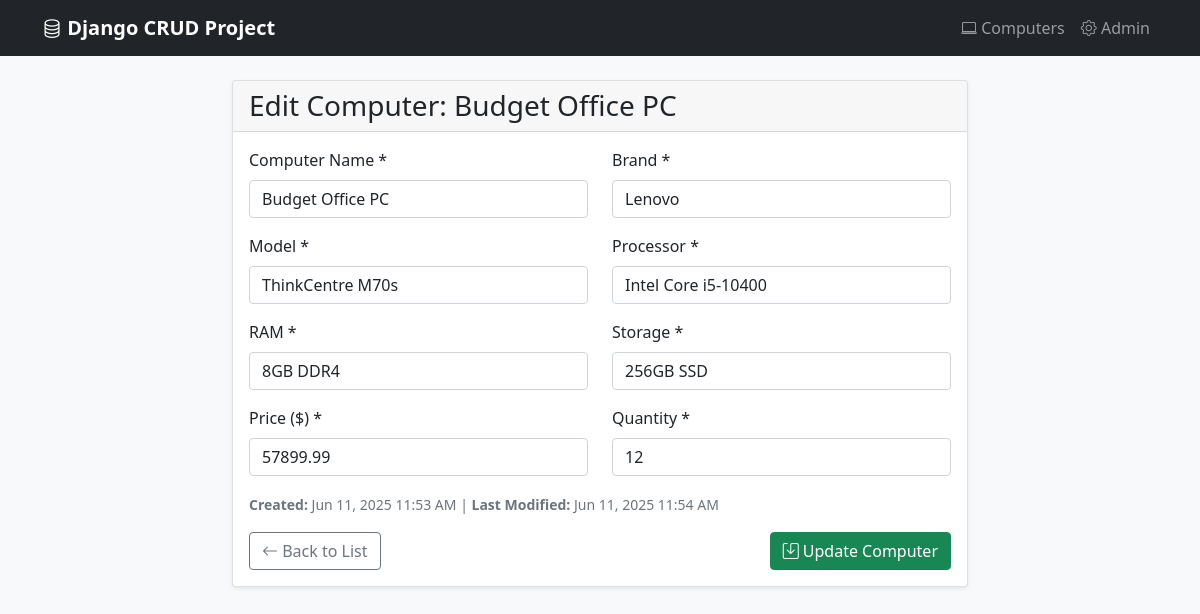
The page /computers/edit/4/ on the database its author committed.
### computerstockapp/models.py (models this page shows, shortened)
class ComputerStock(models.Model):
    computer_name = models.CharField(max_length=100)
    brand = models.CharField(max_length=50)
    model = models.CharField(max_length=50)
    processor = models.CharField(max_length=100)
    ram = models.CharField(max_length=20)
    storage = models.CharField(max_length=50)
    price = models.DecimalField(max_digits=10, decimal_places=2)
    quantity = models.IntegerField()
    is_archived = models.BooleanField(default=False)
    date_added = models.DateTimeField(auto_now_add=True)
    date_modified = models.DateTimeField(auto_now=True)
    class Meta:
        ordering = ['-date_added']

### computerstockapp/views.py (the view, shortened to what this page needs)
# urls.py: path('edit/<int:computer_id>/', views.edit_computer, name='edit_computer'),
def edit_computer(request, computer_id):
    computer = get_object_or_404(ComputerStock, id=computer_id)
    return render(request, 'computerstockapp/edit_computer.html', {'computer': computer})

### computerstockapp/templates/computerstockapp/edit_computer.html (shortened to what this page needs)
{% extends 'base.html' %}
{% load static %}
{% load tz %}
{% block content %}
<div class="container mt-4">
    <div class="row justify-content-center">
        <div class="col-md-8">
            <div class="card">
                <div class="card-header">
                    <h3 class="mb-0">Edit Computer: {{ computer.computer_name }}</h3>
                </div>
                <div class="card-body">
                    <form method="post" class="needs-validation" novalidate>
                        <div class="row">
                            <div class="col-md-6 mb-3">
                                <label for="computer_name" class="form-label">Computer Name *</label>
                                <input type="text" class="form-control" id="computer_name" name="computer_name" value="{{ computer.computer_name }}" required>
                            </div>
                            <div class="col-md-6 mb-3">
                                <label for="brand" class="form-label">Brand *</label>
                                <input type="text" class="form-control" id="brand" name="brand" value="{{ computer.brand }}" required>
                            </div>
                        </div>
                        <div class="row">
                            <div class="col-md-6 mb-3">
                                <label for="model" class="form-label">Model *</label>
                                <input type="text" class="form-control" id="model" name="model" value="{{ computer.model }}" required>
                            </div>
                            <div class="col-md-6 mb-3">
                                <label for="processor" class="form-label">Processor *</label>
                                <input type="text" class="form-control" id="processor" name="processor" value="{{ computer.processor }}" required>
                            </div>
                        </div>
                        <div class="row">
                            <div class="col-md-6 mb-3">
                                <label for="ram" class="form-label">RAM *</label>
                                <input type="text" class="form-control" id="ram" name="ram" value="{{ computer.ram }}" required>
                            </div>
                            <div class="col-md-6 mb-3">
                                <label for="storage" class="form-label">Storage *</label>
                                <input type="text" class="form-control" id="storage" name="storage" value="{{ computer.storage }}" required>
                            </div>
                        </div>
                        <div class="row">
                            <div class="col-md-6 mb-3">
                                <label for="price" class="form-label">Price ($) *</label>
                                <input type="number" step="0.01" class="form-control" id="price" name="price" value="{{ computer.price }}" required>
                            </div>
                            <div class="col-md-6 mb-3">
                                <label for="quantity" class="form-label">Quantity *</label>
                                <input type="number" class="form-control" id="quantity" name="quantity" value="{{ computer.quantity }}" min="0" required>
                            </div>
                        </div>                        <div class="mb-3">
                            <small class="text-muted">
                                <strong>Created:</strong> {{ computer.date_added|localtime|date:"M d, Y g:i A" }} |
                                <strong>Last Modified:</strong> {{ computer.date_modified|localtime|date:"M d, Y g:i A" }}
                            </small>
                        </div>
                        <div class="d-flex justify-content-between">
                            <a href="{% url 'computer_list' %}" class="btn btn-outline-secondary">
                                <i class="bi bi-arrow-left"></i> Back to List
                            </a>
                            <button type="submit" class="btn btn-success">
                                <i class="bi bi-save"></i> Update Computer
                            </button>
                        </div>
                    </form>
                </div>
            </div>
        </div>
    </div>
</div>
{% endblock %}

### templates/base.html (style rules this page uses)
body { background-color: #f8f9fa; }
.card { box-shadow: 0 0.125rem 0.25rem rgba(0, 0, 0, 0.075); border: 1px solid rgba(0, 0, 0, 0.125); }

### rows shown on the page
ComputerStock: computer_name "Budget Office PC", brand "Lenovo", model "ThinkCentre M70s", processor "Intel Core i5-10400", ram "8GB DDR4", storage "256GB SSD", price "57899.99", quantity "12", date_added "Jun 11, 2025 11:53 AM", date_modified "Jun 11, 2025 11:54 AM"
